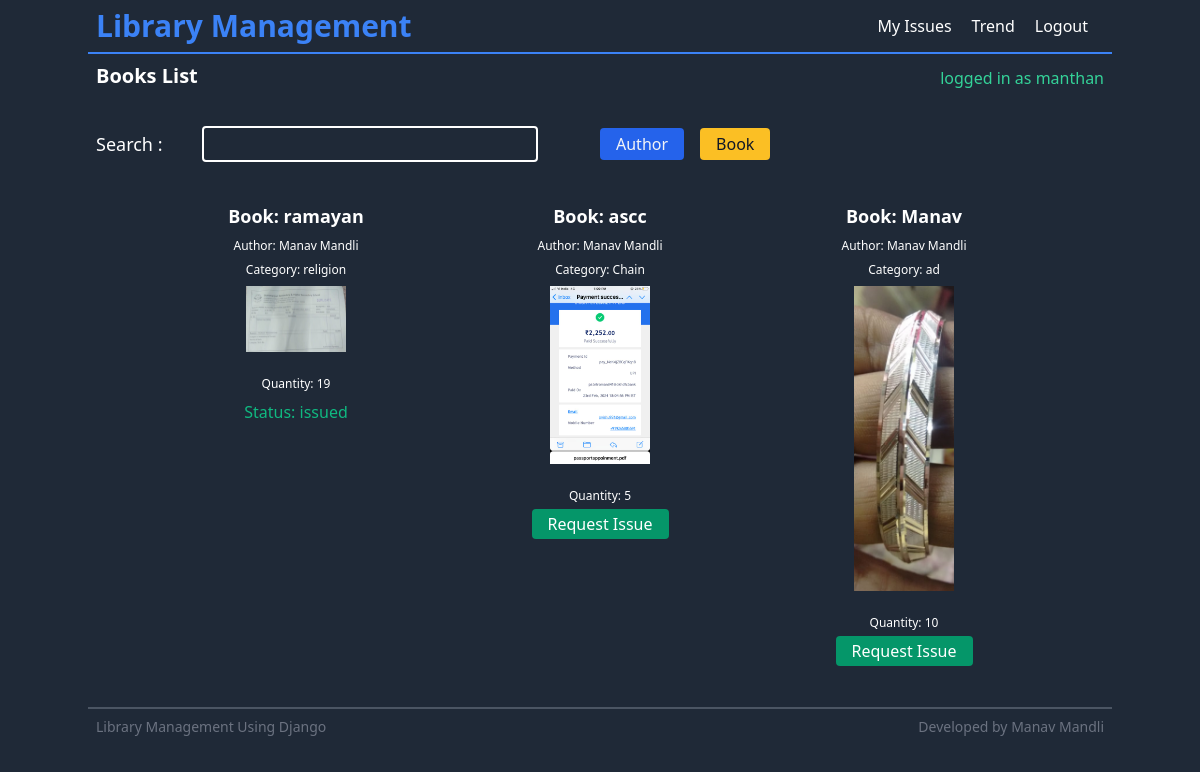
/ (signed in), run on the app's committed database.
### library_app/models.py (models this page shows, shortened)
class Book(models.Model):
    name=models.CharField(max_length=350)
    author=models.ForeignKey(Author,on_delete=models.CASCADE)
    image=models.ImageField()
    category=models.CharField(max_length=220)
    quantity = models.PositiveIntegerField(default=0)

class Author(models.Model):
    name=models.CharField(max_length=350)
    description=models.CharField(max_length=450)
    def __str__(self):
        return self.name

### library_app/views.py (the view)
# urls.py: path('',allbooks,name='home'),
def allbooks(request):
    requestedbooks,issuedbooks=getmybooks(request.user)
    allbooks=Book.objects.all()
    return render(request,'library/home.html',{'books':allbooks,'issuedbooks':issuedbooks,'requestedbooks':requestedbooks})

### library_app/utilities.py (called while the page is built)
def getmybooks(user):
    requestedbooks=[]
    issuedbooks=[]
    if user.is_authenticated:
        member = Member.objects.filter(member_id=user).first()
        if member:
            for transaction in Transaction.objects.filter(member=member):
                book = transaction.book
                if transaction.issued:
                    issuedbooks.append(book)
                else:
                    requestedbooks.append(book)
    return [requestedbooks, issuedbooks]

### templates/library/home.html (shortened to what this page needs)
{% extends 'base.html' %} {% block heading %} Books List {% endblock heading %}
{% block content %}
<form class="flex sm:flex-row flex-col" action="/search/">
  <div
    class="w-full md:w-1/2 l:w-1/3 flex flex-col sm:flex-row sm:items-center "
  >
    <label class="text-lg" for="search-query">Search :</label>
    <input
      class="w-full sm:w-2/3 px-2 py-1 bg-transparent border-white border-2 mt-4 sm:mt-0 sm:ml-10 rounded text-white"
      type="text"
      name="search-query"
      id="search"
    />
  </div>
  <div class="flex space-x-4 mt-4 sm:mt-0 flex-row sm:items-center">
    <button
      class="text-white hover:shadow-md rounded bg-blue-600 px-4 py-1 text-gray-100"
      name="author"
    >
      Author
    </button>
    <button
      class="hover:shadow-md bg-yellow-400 text-gray-900 rounded px-4 py-1"
      name="book"
    >
      Book
    </button>
  </div>
</form>
<ul
  class=" mt-10 md:px-4 lg:px-12 xl:px-0 grid grid-cols-1 md:grid-cols-3 xl:grid-cols-4"
>
  {% for book in books %}
  <li class="mb-12 md:mb-4 mx-auto text-center">
    <h2 class="text-lg font-bold">Book: {{book.name}}</h2>
    <h4 class="text-xs font-regular text-white pt-2">Author: {{book.author}}</h4>
    <h4 class="text-xs font-regular text-white pt-2">Category: {{book.category}}</h4>
    <div class="grid place-items-center p-2">
      <img
        src="{{book.image.url}}"
        alt="{{book.name}}"
        height="100"
        width="100"
        class="mb-4"
      />
      <h4 class="text-xs font-regular text-white pt-2">Quantity: {{book.quantity}}</h4>
    </div>
    {% if not user.is_superuser and not user.is_anonymous %}
    {% if book in issuedbooks %}
    <p class="text-green-500 font-medium">Status: issued</p>
    {% elif book in requestedbooks %}
    <p class="text-blue-500 font-medium">Status: issued requested</p>
    {% else %}
    <a
      class="text-white hover:shadow-md rounded bg-green-600 px-4 py-1"
      href="/request-book-issue/{{book.id}}/"
      >Request Issue</a
    >
    {% endif %} {% endif %}
  </li>
  {% endfor %}
</ul>
{% endblock content %}

### templates/base.html (shortened to what this page needs)
<!DOCTYPE html>
<html lang="en">
  <head>
    <link
      href="https://unpkg.com/tailwindcss@^2/dist/tailwind.min.css"
      rel="stylesheet"
    />
  </head>
  <body class="min-h-screen bg-gray-800 text-white">
    {% include 'nav.html' %}
    <header
      class="flex flex-row justify-between items-end mb-5 md:mx-auto max-w-5xl p-2"
    >
      <h1 class="font-bold text-lg sm:text-xl capitalize">
        {%block heading %}{% endblock heading %}
      </h1>
      {% if user.is_anonymous %}
      <h2 class="text-red-400 sm:pr-5 xl:pr-3">logged out</h2>
      {% else %}
      <h2 class="text-green-400">logged in as {{user}}</h2>
      {% endif %}
    </header>
    <main class="container md:mx-auto max-w-5xl p-2">
      {% block content %}{% endblock content %}
    </main>
    {% include 'footer.html' %}
  </body>
</html>

### data on the page
Book: name "ramayan", author "Manav Mandli", category "religion", image (picture), quantity "19", shows "Status: issued"
Book: name "ascc", author "Manav Mandli", category "Chain", image (picture), quantity "5"
Book: name "Manav", author "Manav Mandli", category "ad", image (picture), quantity "10"

### other printed values
{{ user }} "manthan"
